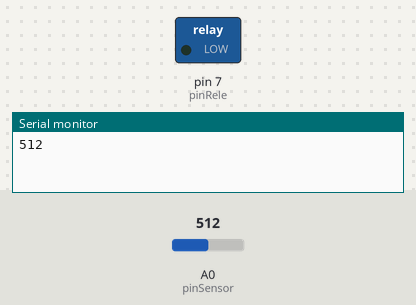
Bench run of a sketch on a simulated Arduino Uno, built with avr-gcc and run on an emulated ATmega328P. Shown: switched loads named in the sketch (green lamp = pin HIGH), the last lines printed to the serial monitor. The inputs (shaded band) are chosen by the test bench; at power-on: A0 (pinSensor) = 512.

Above: at 1.8 s.
1.9 s: A0 (pinSensor) set to 772
3.4 s: A0 (pinSensor) set to 798
At 4.3 s:
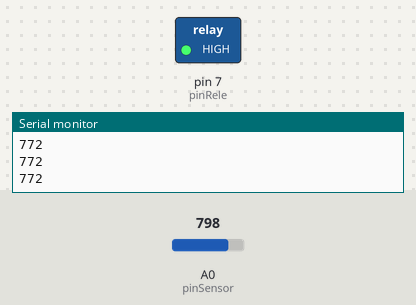
4.9 s: A0 (pinSensor) set to 755
At 5.9 s:
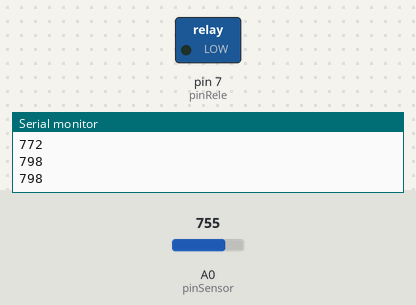
6.9 s: A0 (pinSensor) set to 795
At 8.6 s:
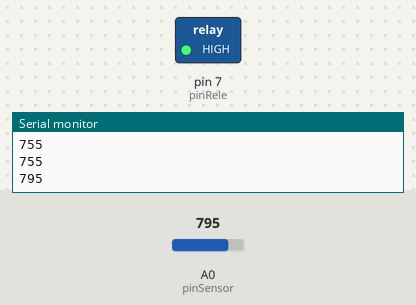
Timing chart, 0 to 9.9 s (numbered marks = the images above; inputs shaded):
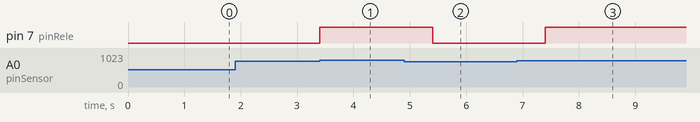

The sketch:

Q1026-Sketch.ino
```cpp
#define pinSensor A0
#define pinRele   7

int estadoSensor;

void setup() {
  pinMode(pinSensor, INPUT);
  pinMode(pinRele, OUTPUT);

  Serial.begin(9600);
}

void loop() {

  estadoSensor = analogRead(pinSensor);

  if (estadoSensor > 785) {
    digitalWrite(pinRele, HIGH);
    delay(1000);
  }

  if (estadoSensor < 765) {
    digitalWrite(pinRele, LOW);
    delay(1000);
  }

  Serial.println(estadoSensor);
}
```

Measured:
- the behaviour switches between 785 and 786 on A0 (pinSensor) (found by bisection; images 0 and 1)
- after the input at 3.4 s, pin 7 (pinRele): LOW → HIGH at once
- after the input at 4.9 s, pin 7 (pinRele): HIGH → LOW after 0.51 s
- after the input at 6.9 s, pin 7 (pinRele): LOW → HIGH after 0.51 s
